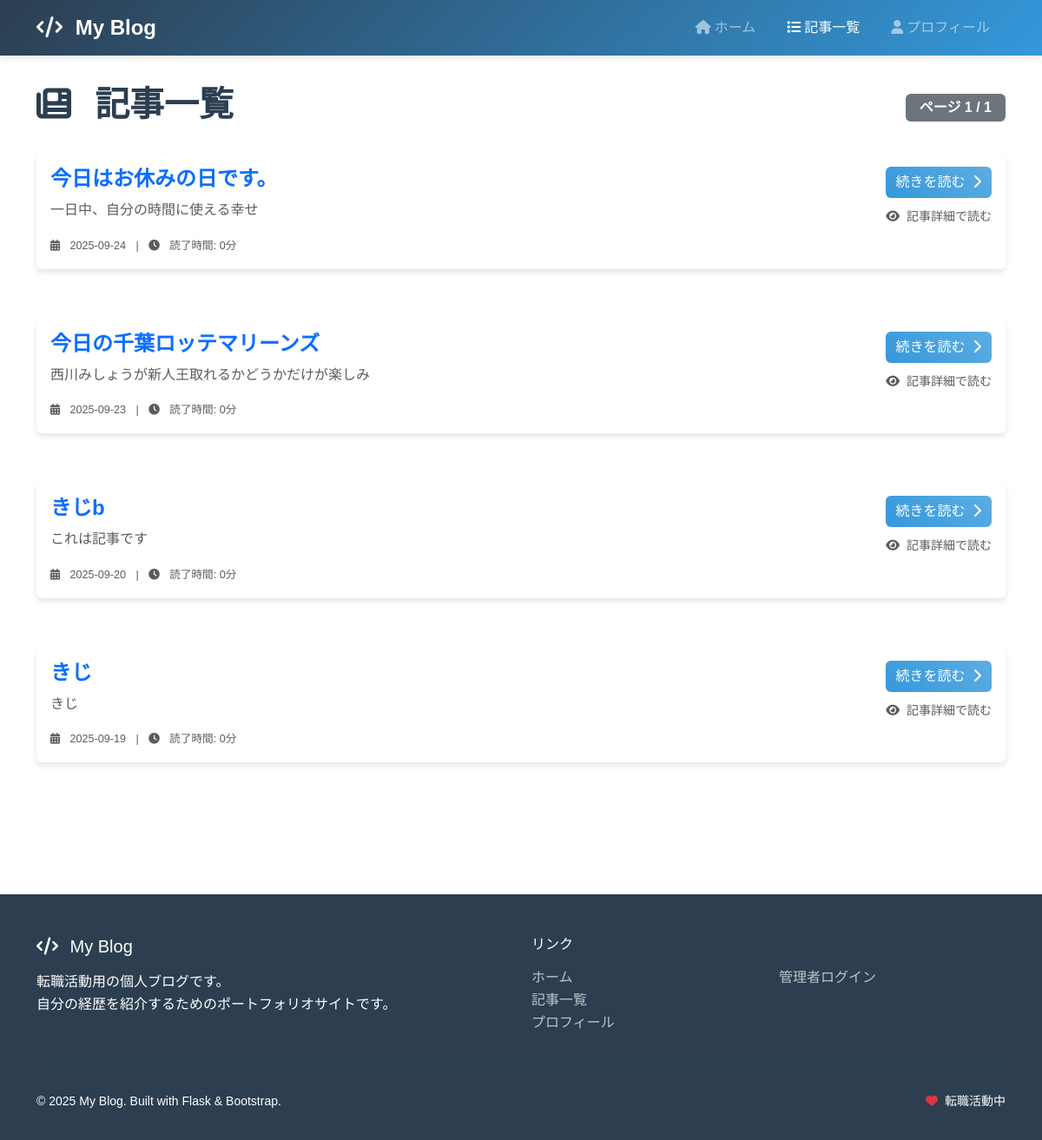
Page /posts on the earlier database version.
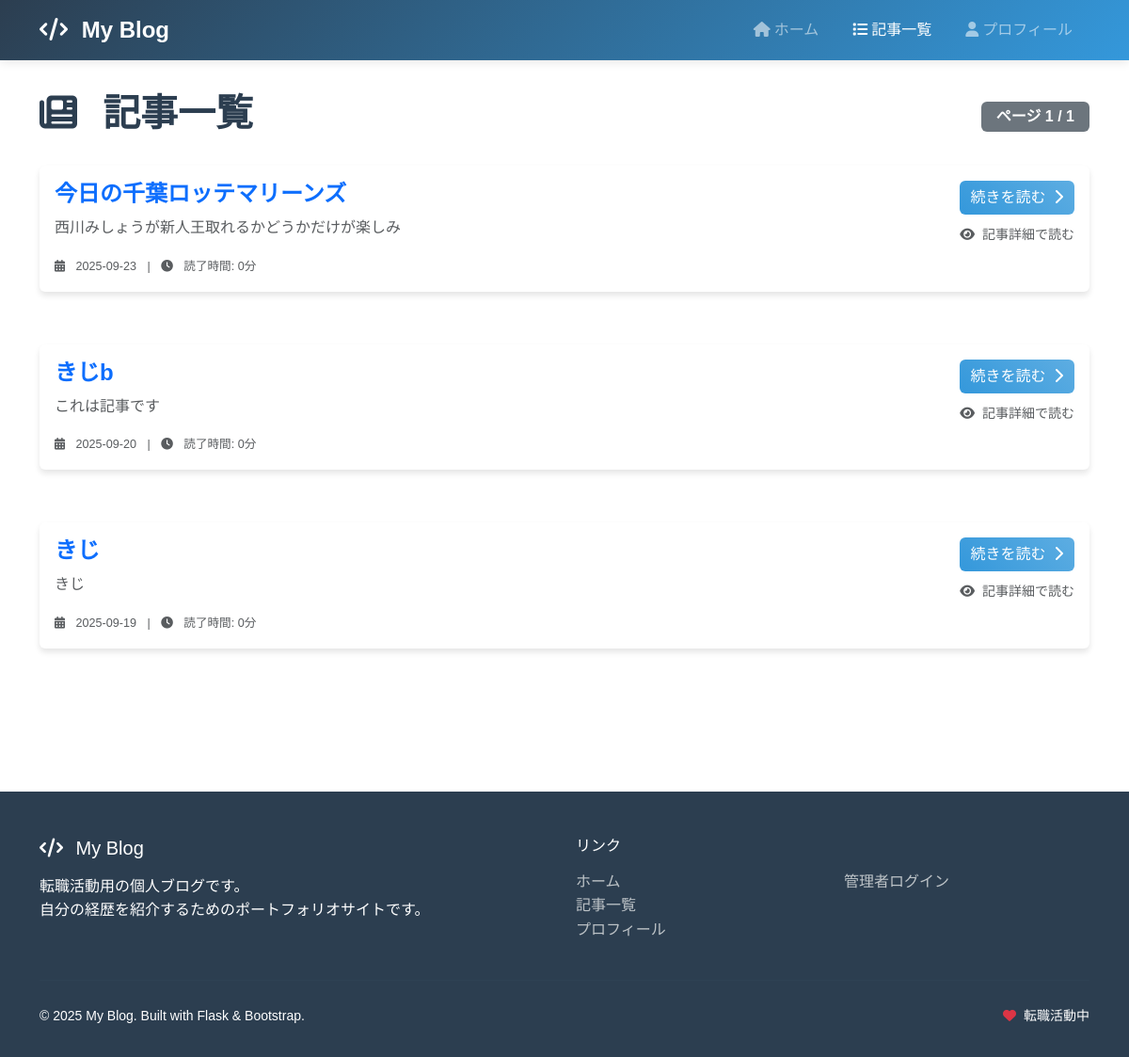
Same page on the later database version.
### app.py (models this page shows, shortened)
class Post(db.Model):
    __tablename__ = 'posts'
    id = db.Column(db.Integer, primary_key=True)
    title = db.Column(db.String(200), nullable=False)
    content = db.Column(db.Text, nullable=False)
    created_at = db.Column(db.DateTime, default=datetime.now)
    updated_at = db.Column(db.DateTime, default=datetime.now, onupdate=datetime.now)
    is_published = db.Column(db.Boolean, default=False)
    def get_summary(self, length=150):
        return self.content[:length] + '...' if len(self.content) > length else self.content

### app.py (the view)
@app.route('/posts')
def posts_list():
    page = request.args.get('page', 1, type=int)
    per_page = 10
    pagination = Post.query.filter_by(is_published=True) \
        .order_by(Post.created_at.desc()) \
        .paginate(page=page, per_page=per_page, error_out=False)
    posts = pagination.items
    posts_with_summary = []
    for post in posts:
        posts_with_summary.append({
            'id': post.id,
            'title': post.title,
            'summary': post.get_summary(200),
            'created_at': post.created_at.strftime('%Y-%m-%d %H:%M:%S')
        })
    return render_template('frontend/posts_list.html',
                           posts=posts_with_summary,
                           page=page,
                           total_pages=pagination.pages,
                           has_prev=pagination.has_prev,
                           has_next=pagination.has_next)

### templates/frontend/posts_list.html (shortened to what this page needs)
{% extends "frontend/base.html" %}
{% block content %}
<div class="row mb-4">
    <div class="col-12">
        <div class="d-flex justify-content-between align-items-center">
            <div>
                <h1 class="display-6 fw-bold">
                    <i class="fas fa-newspaper me-3"></i>
                    記事一覧
                </h1>
            </div>
            <div class="text-end">
                <div class="badge bg-secondary fs-6 px-3 py-2">
                    ページ {{ page }} / {{ total_pages }}
                </div>
            </div>
        </div>
    </div>
</div>
{% if posts %}
<div class="row">
    {% for post in posts %}
    <div class="col-12 mb-4">
        <div class="card">
            <div class="card-body">
                <div class="row">
                    <div class="col-md-8">
                        <h4 class="card-title">
                            <a href="{{ url_for('post_detail', post_id=post.id) }}"
                               class="text-decoration-none">
                                {{ post.title }}
                            </a>
                        </h4>
                        <p class="card-text text-muted">
                            {{ post.summary }}
                        </p>
                        <div class="post-meta">
                            <small class="text-muted">
                                <i class="fas fa-calendar-alt me-2"></i>
                                {{ post.created_at[:10] }}
                                <span class="mx-2">|</span>
                                <i class="fas fa-clock me-2"></i>
                                読了時間: {{ (post.summary|length / 100)|round|int }}分
                            </small>
                        </div>
                    </div>
                    <div class="col-md-4 text-md-end">
                        <div class="mt-3 mt-md-0">
                            <a href="{{ url_for('post_detail', post_id=post.id) }}"
                               class="btn btn-primary">
                                続きを読む
                                <i class="fas fa-chevron-right ms-1"></i>
                            </a>
                        </div>
                        <div class="mt-2">
                            <small class="text-muted">
                                <i class="fas fa-eye me-1"></i>
                                記事詳細で読む
                            </small>
                        </div>
                    </div>
                </div>
            </div>
        </div>
    </div>
    {% endfor %}
</div>
{% endif %}
{% endblock %}

### templates/frontend/base.html (shortened to what this page needs)
<!DOCTYPE html>
<html lang="ja">
<head>
    <link href="https://cdnjs.cloudflare.com/ajax/libs/bootstrap/5.3.0/css/bootstrap.min.css" rel="stylesheet">
    <link href="https://cdnjs.cloudflare.com/ajax/libs/font-awesome/6.4.0/css/all.min.css" rel="stylesheet">
    <link href="https://cdn.jsdelivr.net/npm/bootstrap@5.3.0/dist/css/bootstrap.min.css" rel="stylesheet">
    <link rel="stylesheet" href="{{ url_for('static', filename='css/base_style.css') }}">
</head>
<body>
    <nav class="navbar navbar-expand-lg navbar-dark">
        <div class="container">
            <a class="navbar-brand" href="{{ url_for('home') }}">
                <i class="fas fa-code me-2"></i>
                My Blog
            </a>
            <div class="collapse navbar-collapse" id="navbarNav">
                <ul class="navbar-nav ms-auto">
                    <li class="nav-item">
                        <a class="nav-link {% if request.endpoint == 'home' %}active{% endif %}"
                           href="{{ url_for('home') }}">
                            <i class="fas fa-home me-1"></i>ホーム
                        </a>
                    </li>
                    <li class="nav-item">
                        <a class="nav-link {% if request.endpoint == 'posts_list' %}active{% endif %}"
                           href="{{ url_for('posts_list') }}">
                            <i class="fas fa-list me-1"></i>記事一覧
                        </a>
                    </li>
                    <li class="nav-item">
                        <a class="nav-link {% if request.endpoint == 'about' %}active{% endif %}"
                           href="{{ url_for('about') }}">
                            <i class="fas fa-user me-1"></i>プロフィール
                        </a>
                    </li>
                </ul>
            </div>
        </div>
    </nav>
    <main class="main-content">
        <div class="container">
            {% block content %}{% endblock %}
        </div>
    </main>
    <footer class="footer">
        <div class="container">
            <div class="row">
                <div class="col-md-6">
                    <h5 class="mb-3">
                        <i class="fas fa-code me-2"></i>
                        My Blog
                    </h5>
                    <p class="mb-3">
                        転職活動用の個人ブログです。<br>
                        自分の経歴を紹介するためのポートフォリオサイトです。
                    </p>
                </div>
                <div class="col-md-6">
                    <h6 class="mb-3">リンク</h6>
                    <div class="row">
                        <div class="col-6">
                            <ul class="list-unstyled">
                                <li><a href="{{ url_for('home') }}">ホーム</a></li>
                                <li><a href="{{ url_for('posts_list') }}">記事一覧</a></li>
                                <li><a href="{{ url_for('about') }}">プロフィール</a></li>
                            </ul>
                        </div>
                        <div class="col-6">
                            <ul class="list-unstyled">
                                <li><a href="{{ url_for('login') }}">管理者ログイン</a></li>
                            </ul>
                        </div>
                    </div>
                </div>
            </div>
            <hr class="my-4" style="border-color: #34495e;">
            <div class="row align-items-center">
                <div class="col-md-6">
                    <small>&copy; 2025 My Blog. Built with Flask & Bootstrap.</small>
                </div>
                <div class="col-md-6 text-md-end">
                    <small>
                        <i class="fas fa-heart text-danger me-1"></i>
                        転職活動中
                    </small>
                </div>
            </div>
        </div>
    </footer>
</body>
</html>

### static/css/base_style.css (style rules this page uses)
:root { --primary-color: #2c3e50; --secondary-color: #3498db; --accent-color: #e74c3c; --text-color: #2c3e50; --light-bg: #f8f9fa; --border-color: #dee2e6; }
body { font-family: 'Noto Sans JP', sans-serif; line-height: 1.6; color: var(--text-color); }
.navbar { background: linear-gradient(135deg, var(--primary-color) 0%, var(--secondary-color) 100%); box-shadow: 0 2px 10px rgba(0,0,0,0.1); }
.navbar-brand { font-weight: 700; font-size: 1.5rem; }
.navbar-nav .nav-link { font-weight: 500; margin: 0 10px; transition: all 0.3s ease; }
.main-content { min-height: calc(100vh - 200px); padding: 2rem 0; }
.card { border: none; box-shadow: 0 4px 6px rgba(0,0,0,0.1); transition: all 0.3s ease; margin-bottom: 2rem; }
.card-title { color: var(--primary-color); font-weight: 600; }
.btn-primary { background: linear-gradient(45deg, var(--secondary-color), #5dade2); border: none; font-weight: 500; transition: all 0.3s ease; }
.footer { background: var(--primary-color); color: white; padding: 3rem 0 2rem; margin-top: 4rem; }
.footer a { color: #bdc3c7; text-decoration: none; transition: color 0.3s ease; }
.post-meta { color: #7f8c8d; font-size: 0.9rem; }

Differences in the rows shown:
removed Post: title "今日はお休みの日です。", summary "一日中、自分の時間に使える幸せ", created_at "2025-09-24", summary "0"
